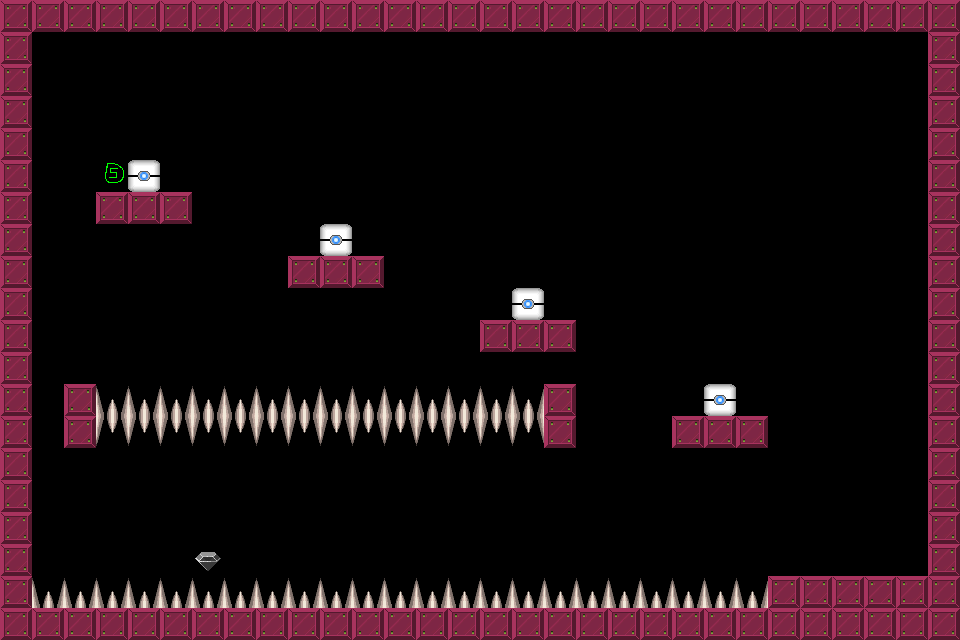

Tiled map render using the project's own tile images. Description and the map definition, with tile-layer contents summarised, below:
An orthogonal 30x20 tile map with 32x32 px tiles, 1 tile layer (Tile Layer 1).

<map version="1.0" orientation="orthogonal" width="30" height="20" tilewidth="32" tileheight="32">
 <tileset firstgid="1" name="brick-1" tilewidth="32" tileheight="32">
  <image source="brick-1.png" width="128" height="128" />
  <tile id="0">
   <properties>
    <property name="components" value="Platform" />
   </properties>
  </tile>
  <tile id="1">
   <properties>
    <property name="components" value="PlayerStart" />
   </properties>
  </tile>
  <tile id="2">
   <properties>
    <property name="components" value="Spikes, Deadly" />
   </properties>
  </tile>
  <tile id="3">
   <properties>
    <property name="components" value="Gem" />
   </properties>
  </tile>
  <tile id="4">
   <properties>
    <property name="components" value="Spikes, Deadly" />
   </properties>
  </tile>
  <tile id="5">
   <properties>
    <property name="components" value="Stone, Pushable, Platform" />
   </properties>
  </tile>
  <tile id="6">
   <properties>
    <property name="components" value="Gem, PowerUp" />
   </properties>
  </tile>
  <tile id="7">
   <properties>
    <property name="components" value="Gem, PowerDown" />
   </properties>
  </tile>
 </tileset>
 <layer name="Tile Layer 1" width="30" height="20">
  <data>[600 cells, 174 non-empty, 6 distinct tile ids]</data>
 </layer>
</map>
